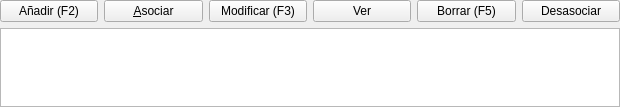
<?xml version="1.0" encoding="UTF-8"?>
<ui version="4.0">
 <class>DBRelatedElementsView</class>
 <widget class="QWidget" name="DBRelatedElementsView">
  <property name="geometry">
   <rect>
    <x>0</x>
    <y>0</y>
    <width>620</width>
    <height>107</height>
   </rect>
  </property>
  <property name="windowTitle">
   <string>Form</string>
  </property>
  <layout class="QVBoxLayout" name="verticalLayout">
   <property name="margin">
    <number>0</number>
   </property>
   <item>
    <layout class="QHBoxLayout" name="horizontalLayout">
     <item>
      <widget class="QPushButton" name="pbAdd">
       <property name="toolTip">
        <string>Pulse aquí para añadir un registro relacionado.</string>
       </property>
       <property name="statusTip">
        <string>Pulse aquí para añadir un registro relacionado.</string>
       </property>
       <property name="whatsThis">
        <string>Pulse aquí para añadir un registro relacionado.</string>
       </property>
       <property name="text">
        <string>Añadir (F2)</string>
       </property>
       <property name="icon">
        <iconset resource="../resources/resources.qrc">
         <normaloff>:/generales/images/edit_add.png</normaloff>:/generales/images/edit_add.png</iconset>
       </property>
       <property name="shortcut">
        <string>F2</string>
       </property>
      </widget>
     </item>
     <item>
      <widget class="QPushButton" name="pbAddExisting">
       <property name="toolTip">
        <string>Añade registros existentes</string>
       </property>
       <property name="whatsThis">
        <string>Utilice esta opción para relacionar a este registros, otros ya existentes en otras tablas.</string>
       </property>
       <property name="text">
        <string>&amp;Asociar</string>
       </property>
       <property name="icon">
        <iconset resource="../resources/resources.qrc">
         <normaloff>:/generales/images/down.png</normaloff>:/generales/images/down.png</iconset>
       </property>
       <property name="shortcut">
        <string>Alt+E</string>
       </property>
      </widget>
     </item>
     <item>
      <widget class="QPushButton" name="pbEdit">
       <property name="toolTip">
        <string>Pulse aquí para modificar el registro relacionado seleccionado.</string>
       </property>
       <property name="statusTip">
        <string>Pulse aquí para modificar el registro relacionado seleccionado.</string>
       </property>
       <property name="whatsThis">
        <string>Pulse aquí para modificar el registro relacionado seleccionado.</string>
       </property>
       <property name="text">
        <string>Modificar (F3)</string>
       </property>
       <property name="icon">
        <iconset resource="../resources/resources.qrc">
         <normaloff>:/generales/images/edit_edit.png</normaloff>:/generales/images/edit_edit.png</iconset>
       </property>
       <property name="shortcut">
        <string>F3</string>
       </property>
      </widget>
     </item>
     <item>
      <widget class="QPushButton" name="pbView">
       <property name="sizePolicy">
        <sizepolicy hsizetype="Minimum" vsizetype="Fixed">
         <horstretch>0</horstretch>
         <verstretch>0</verstretch>
        </sizepolicy>
       </property>
       <property name="toolTip">
        <string>Pulse aquí para visualizar el registro en modo sólo lectura</string>
       </property>
       <property name="statusTip">
        <string>Pulse aquí para visualizar el registro en modo sólo lectura</string>
       </property>
       <property name="whatsThis">
        <string>Pulse aquí para visualizar el registro en modo sólo lectura</string>
       </property>
       <property name="text">
        <string>Ver</string>
       </property>
       <property name="icon">
        <iconset resource="../resources/resources.qrc">
         <normaloff>:/generales/images/edit_search.png</normaloff>:/generales/images/edit_search.png</iconset>
       </property>
      </widget>
     </item>
     <item>
      <widget class="QPushButton" name="pbDelete">
       <property name="toolTip">
        <string>Pulse aquí para borrar el registro relacionado seleccionado.</string>
       </property>
       <property name="statusTip">
        <string>Pulse aquí para borrar el registro relacionado seleccionado.</string>
       </property>
       <property name="whatsThis">
        <string>Pulse aquí para borrar el registro relacionado seleccionado.</string>
       </property>
       <property name="text">
        <string>Borrar (F5)</string>
       </property>
       <property name="icon">
        <iconset resource="../resources/resources.qrc">
         <normaloff>:/generales/images/edit_remove.png</normaloff>:/generales/images/edit_remove.png</iconset>
       </property>
       <property name="shortcut">
        <string>F5</string>
       </property>
      </widget>
     </item>
     <item>
      <widget class="QPushButton" name="pbRemoveExisting">
       <property name="toolTip">
        <string>Elimina la relación del registro relacionado con el registro actual.</string>
       </property>
       <property name="statusTip">
        <string>Elimina la relación del registro relacionado con el registro actual.</string>
       </property>
       <property name="whatsThis">
        <string>Elimina la relación del registro relacionado con el registro actual.</string>
       </property>
       <property name="text">
        <string>Desasociar</string>
       </property>
       <property name="icon">
        <iconset resource="../resources/resources.qrc">
         <normaloff>:/generales/images/up.png</normaloff>:/generales/images/up.png</iconset>
       </property>
      </widget>
     </item>
    </layout>
   </item>
   <item>
    <widget class="DBTableView" name="tableView">
     <property name="editTriggers">
      <set>QAbstractItemView::NoEditTriggers</set>
     </property>
     <property name="alternatingRowColors">
      <bool>true</bool>
     </property>
     <property name="selectionMode">
      <enum>QAbstractItemView::SingleSelection</enum>
     </property>
     <property name="selectionBehavior">
      <enum>QAbstractItemView::SelectRows</enum>
     </property>
    </widget>
   </item>
  </layout>
 </widget>
 <customwidgets>
  <customwidget>
   <class>DBTableView</class>
   <extends>QTableView</extends>
   <header>widgets/dbtableview.h</header>
   <container>1</container>
  </customwidget>
 </customwidgets>
 <resources>
  <include location="../resources/resources.qrc"/>
  <include location="../resources/resources.qrc"/>
 </resources>
 <connections/>
</ui>
